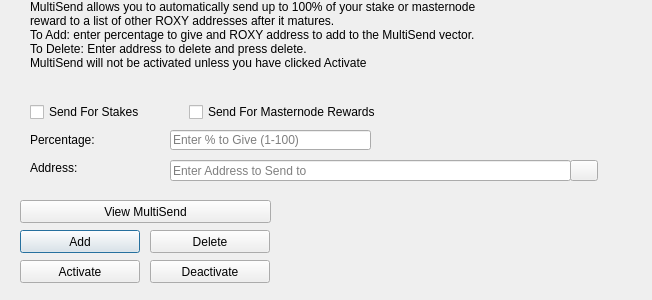
<?xml version="1.0" encoding="UTF-8"?>
<ui version="4.0">
 <class>MultiSendDialog</class>
 <widget class="QDialog" name="MultiSendDialog">
  <property name="windowModality">
   <enum>Qt::NonModal</enum>
  </property>
  <property name="geometry">
   <rect>
    <x>0</x>
    <y>0</y>
    <width>652</width>
    <height>300</height>
   </rect>
  </property>
  <property name="windowTitle">
   <string>MultiSend</string>
  </property>
  <widget class="QLineEdit" name="multiSendPercentEdit">
   <property name="geometry">
    <rect>
     <x>170</x>
     <y>130</y>
     <width>201</width>
     <height>20</height>
    </rect>
   </property>
   <property name="toolTip">
    <string>Enter whole numbers 1 - 100</string>
   </property>
   <property name="placeholderText">
    <string>Enter % to Give (1-100)</string>
   </property>
  </widget>
  <widget class="QLineEdit" name="multiSendAddressEdit">
   <property name="geometry">
    <rect>
     <x>170</x>
     <y>160</y>
     <width>401</width>
     <height>21</height>
    </rect>
   </property>
   <property name="toolTip">
    <string/>
   </property>
   <property name="placeholderText">
    <string>Enter Address to Send to</string>
   </property>
  </widget>
  <widget class="QLabel" name="label_2">
   <property name="geometry">
    <rect>
     <x>30</x>
     <y>0</y>
     <width>451</width>
     <height>121</height>
    </rect>
   </property>
   <property name="lineWidth">
    <number>1</number>
   </property>
   <property name="text">
    <string>MultiSend allows you to automatically send up to 100% of your stake or masternode reward to a list of other ROXY addresses after it matures.
To Add: enter percentage to give and ROXY address to add to the MultiSend vector.
To Delete: Enter address to delete and press delete.
MultiSend will not be activated unless you have clicked Activate</string>
   </property>
   <property name="alignment">
    <set>Qt::AlignLeading|Qt::AlignLeft|Qt::AlignTop</set>
   </property>
   <property name="wordWrap">
    <bool>true</bool>
   </property>
  </widget>
  <widget class="QLabel" name="message">
   <property name="geometry">
    <rect>
     <x>290</x>
     <y>200</y>
     <width>351</width>
     <height>91</height>
    </rect>
   </property>
   <property name="text">
    <string/>
   </property>
  </widget>
  <widget class="QPushButton" name="addButton">
   <property name="geometry">
    <rect>
     <x>20</x>
     <y>230</y>
     <width>120</width>
     <height>23</height>
    </rect>
   </property>
   <property name="toolTip">
    <string/>
   </property>
   <property name="statusTip">
    <string>Add to MultiSend Vector</string>
   </property>
   <property name="text">
    <string>Add</string>
   </property>
  </widget>
  <widget class="QPushButton" name="disableButton">
   <property name="geometry">
    <rect>
     <x>150</x>
     <y>260</y>
     <width>120</width>
     <height>23</height>
    </rect>
   </property>
   <property name="statusTip">
    <string>Deactivate MultiSend</string>
   </property>
   <property name="text">
    <string>Deactivate</string>
   </property>
  </widget>
  <widget class="QPushButton" name="addressBookButton">
   <property name="geometry">
    <rect>
     <x>570</x>
     <y>160</y>
     <width>28</width>
     <height>21</height>
    </rect>
   </property>
   <property name="toolTip">
    <string>Choose an address from the address book</string>
   </property>
   <property name="text">
    <string/>
   </property>
   <property name="icon">
    <iconset resource="../roxy.qrc">
     <normaloff>:/icons/address-book</normaloff>:/icons/address-book</iconset>
   </property>
   <property name="shortcut">
    <string>Alt+A</string>
   </property>
   <property name="autoDefault">
    <bool>false</bool>
   </property>
  </widget>
  <widget class="QLabel" name="label">
   <property name="geometry">
    <rect>
     <x>30</x>
     <y>130</y>
     <width>121</width>
     <height>20</height>
    </rect>
   </property>
   <property name="toolTip">
    <string>Percentage of stake to send</string>
   </property>
   <property name="text">
    <string>Percentage:</string>
   </property>
  </widget>
  <widget class="QLabel" name="label_5">
   <property name="geometry">
    <rect>
     <x>30</x>
     <y>160</y>
     <width>111</width>
     <height>16</height>
    </rect>
   </property>
   <property name="toolTip">
    <string>Address to send portion of stake to</string>
   </property>
   <property name="text">
    <string>Address:</string>
   </property>
  </widget>
  <widget class="QPushButton" name="deleteButton">
   <property name="geometry">
    <rect>
     <x>150</x>
     <y>230</y>
     <width>120</width>
     <height>23</height>
    </rect>
   </property>
   <property name="toolTip">
    <string/>
   </property>
   <property name="statusTip">
    <string>Delete Address From MultiSend Vector</string>
   </property>
   <property name="text">
    <string>Delete</string>
   </property>
  </widget>
  <widget class="QPushButton" name="activateButton">
   <property name="geometry">
    <rect>
     <x>20</x>
     <y>260</y>
     <width>120</width>
     <height>23</height>
    </rect>
   </property>
   <property name="statusTip">
    <string>Activate MultiSend</string>
   </property>
   <property name="text">
    <string>Activate</string>
   </property>
  </widget>
  <widget class="QPushButton" name="viewButton">
   <property name="geometry">
    <rect>
     <x>20</x>
     <y>200</y>
     <width>251</width>
     <height>23</height>
    </rect>
   </property>
   <property name="toolTip">
    <string/>
   </property>
   <property name="statusTip">
    <string>View MultiSend Vector</string>
   </property>
   <property name="text">
    <string>View MultiSend</string>
   </property>
  </widget>
  <widget class="QWidget" name="horizontalLayoutWidget">
   <property name="geometry">
    <rect>
     <x>30</x>
     <y>100</y>
     <width>351</width>
     <height>24</height>
    </rect>
   </property>
   <layout class="QHBoxLayout" name="horizontalLayout">
    <item>
     <widget class="QCheckBox" name="multiSendStakeCheckBox">
      <property name="text">
       <string>Send For Stakes</string>
      </property>
     </widget>
    </item>
    <item>
     <widget class="QCheckBox" name="multiSendMasternodeCheckBox">
      <property name="text">
       <string>Send For Masternode Rewards</string>
      </property>
     </widget>
    </item>
   </layout>
  </widget>
 </widget>
 <resources>
  <include location="../roxy.qrc"/>
 </resources>
 <connections/>
</ui>
